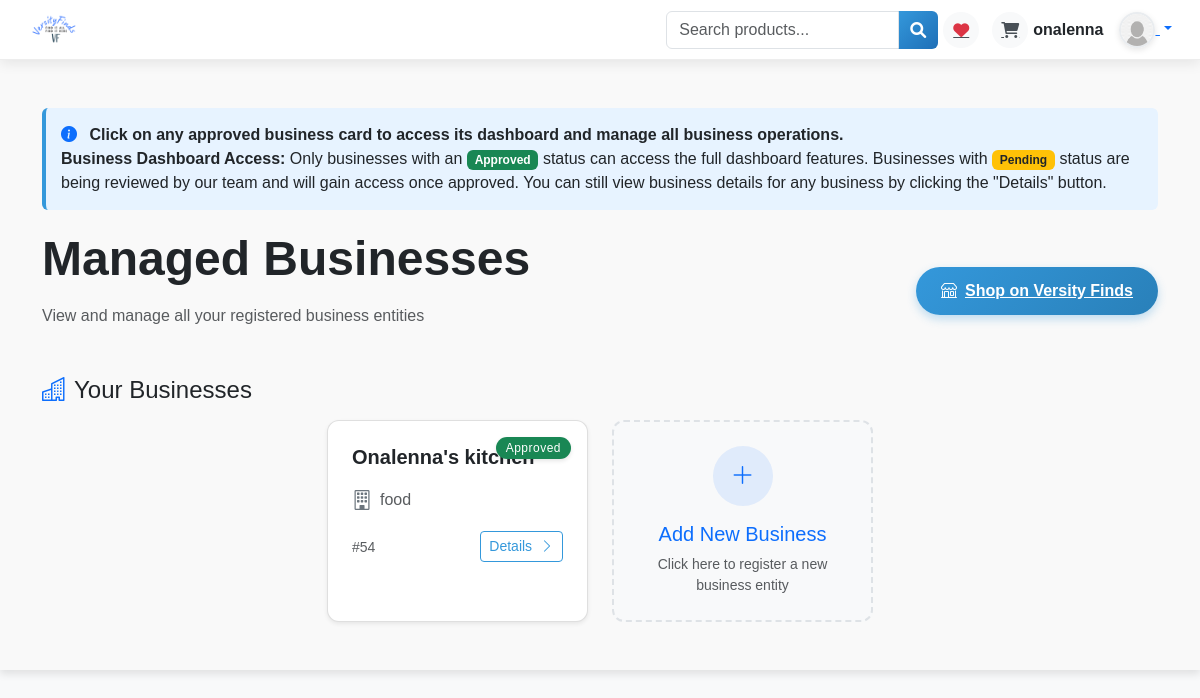
/seller/business/ (signed in), run on an earlier commit of the app's database.
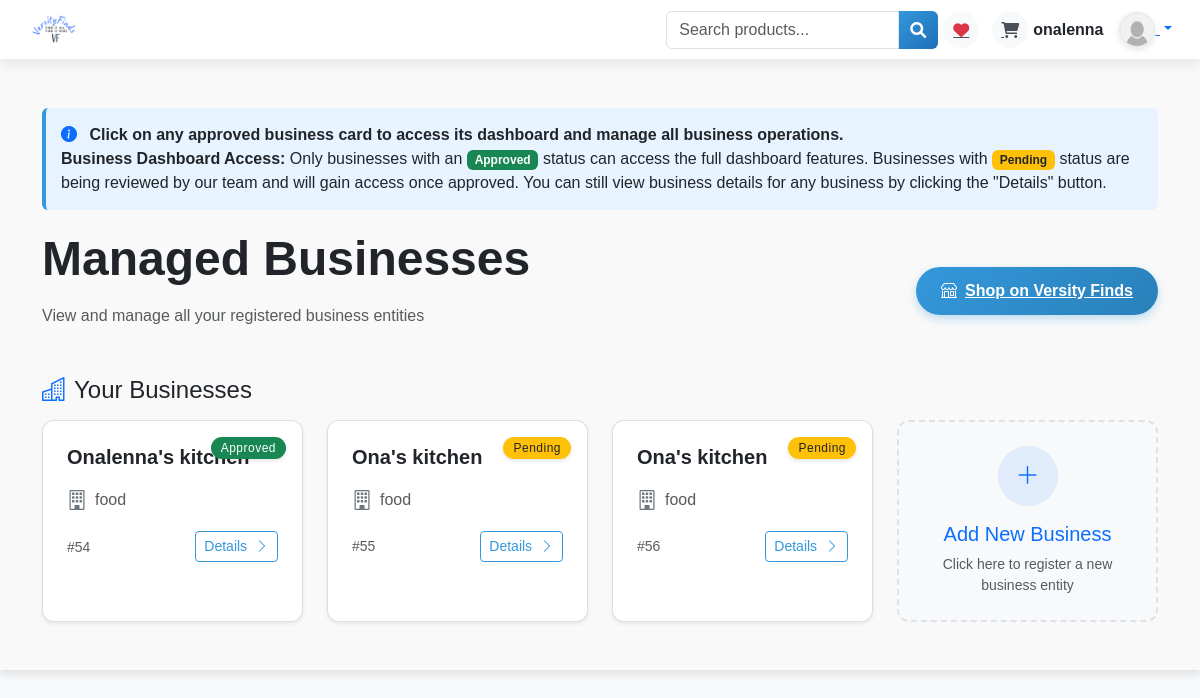
And on a later commit of the database.
### seller/wrap_models/business_model.py (models this page shows, shortened)
class BusinessInformation(models.Model):
    BUSINESS_CATEGORIES = [
        ('dropship', 'Dropship'),
        ('food', 'Food & beverages'),
        ('clothing', 'Clothing'),
        ('technology', 'Technology'),
        ('other', 'Other'),
    ]
    name = models.CharField(max_length=200)
    business_type = models.CharField(max_length=200)
    description = models.TextField()
    registration_number = models.CharField(max_length=200, unique=False)
    category = models.CharField(max_length=50, choices=BUSINESS_CATEGORIES, default='other')
    phone = models.CharField(max_length=20, blank=True, null=False)
    telephone = models.CharField(max_length=20, blank=True, null=True)
    email = models.CharField(max_length=200,unique=False)
    owner = models.ForeignKey(User, on_delete=models.CASCADE, related_name="businesses")
    open_time = models.CharField(max_length=50)
    close_time = models.CharField(max_length=50)
    date_created = models.DateTimeField(auto_now_add=True)
    status = models.CharField(max_length=50, default="pending")
    class Meta:
        verbose_name_plural = "Businesses"

### seller/views/render_views.py (the view)
# urls.py: path('business', views.business, name='business_managment'),
@login_required_custom
def business(request):
    businesses = BusinessInformation.objects.filter(owner=request.user.id).all()
    return render(request, 'seller/new/register_business.html',{'businesses':businesses})

### seller/utils/authentication_utils.py (called while the page is built)
def login_required_custom(view_func):
    @wraps(view_func)
    def _wrapped_view(request, *args, **kwargs):
        if request.user.is_authenticated:
            return view_func(request, *args, **kwargs)
        return redirect('signin')  # Redirect to login page if not authenticated
    return _wrapped_view

### seller/templates/seller/new/register_business.html (shortened to what the changed rows need)
{% extends 'products/shop_base2.html' %}
{% load static %}
{% block content %}
<div class="container py-5">
    <div class="row mb-4">
        <div class="col-lg-8">
            <h1 class="display-5 fw-bold mb-3">Managed Businesses</h1>
        </div>
    </div>
    <div class="row g-4 justify-content-center">
        {% if businesses %}
            {% for business in businesses %}
                <div class="col-sm-6 col-md-4 col-xl-3">
                    <div class="card h-100 business-card shadow-sm">
                        <div class="position-relative">
                            <span class="status-badge position-absolute top-0 end-0 m-3 badge {% if business.status == 'approved' %}bg-success{% elif business.status == 'pending' %}bg-warning text-dark{% elif business.status == 'rejected' %}bg-danger{% endif %}">
                                {{ business.status|title }}
                            </span>
                            {% if business.status == 'approved' %}
                                <a href="{% url 'seller_dashboard' business.id %}" class="text-decoration-none text-dark">
                                    <div class="card-body p-4">
                                        <h5 class="card-title fw-bold mb-3">{{ business.name }}</h5>
                                        <div class="d-flex align-items-center gap-2 mb-3">
                                            <i class="bi bi-building fs-5 text-secondary"></i>
                                            <span class="text-muted">{{ business.category }}</span>
                                        </div>
                                        <div class="d-flex justify-content-between align-items-center">
                                            <small class="text-muted">#{{ business.id }}</small>
                                            <a href="{% url 'business_status' business.id %}"
                                               class="btn btn-sm btn-outline-primary hover-scale">
                                                Details <i class="bi bi-chevron-right ms-1"></i>
                                            </a>
                                        </div>
                                    </div>
                                </a>
                            {% else %}
                                <div class="card-body p-4" onclick="showStatusAlert('{{ business.status }}', event)">
                                    <h5 class="card-title fw-bold mb-3">{{ business.name }}</h5>
                                    <div class="d-flex align-items-center gap-2 mb-3">
                                        <i class="bi bi-building fs-5 text-secondary"></i>
                                        <span class="text-muted">{{ business.category }}</span>
                                    </div>
                                    <div class="d-flex justify-content-between align-items-center">
                                            <small class="text-muted">#{{ business.id }}</small>
                                            <a href="{% url 'business_status' business.id %}"
                                               class="btn btn-sm btn-outline-primary hover-scale"
                                               onclick="event.stopPropagation()">
                                                Details <i class="bi bi-chevron-right ms-1"></i>
                                            </a>
                                    </div>
                                </div>
                            {% endif %}
                        </div>
                    </div>
                </div>
            {% endfor %}
        {% endif %}
    </div>
</div>
<link rel="stylesheet" href="https://cdn.jsdelivr.net/npm/bootstrap-icons@1.10.0/font/bootstrap-icons.css">
<link rel="stylesheet" href="https://cdn.jsdelivr.net/npm/sweetalert2@11/dist/sweetalert2.min.css">
{% endblock %}

What changed in the data, as far as the page shows it:
added BusinessInformation: status "Pending", name "Ona's kitchen", category "food", id "55"
added BusinessInformation: status "Pending", name "Ona's kitchen", category "food", id "56"
